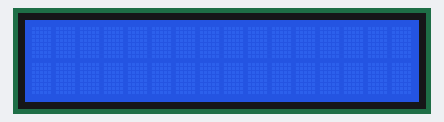
Recording of a sketch running on a simulated Arduino Uno, built with avr-gcc and run on an emulated ATmega328P. Parts: 16×2 character LCD.

Above: at 0.1 s.
At 0.6 s:
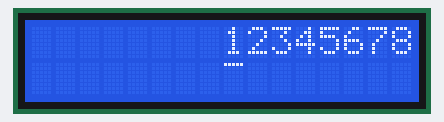
At 1.1 s:
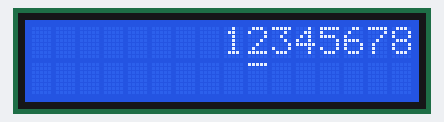
At 2.1 s:
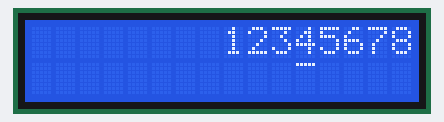
At 3.1 s:
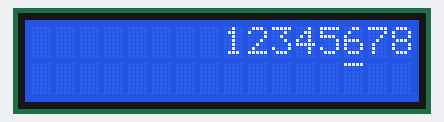
At 4.1 s:
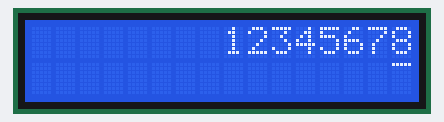

Measured:
- by itself, everything shown: repeats every 4.0 s, in 8 steps
- what the display in image 1 shows lasts 0.5 s, from 0.6 s to 1.1 s

The sketch:

define_char.ino
```cpp
#include <LiquidCrystal.h>

LiquidCrystal lcd(7, 8, 9, 10, 11, 12);

byte smiley[8] = {
  B00000,
  B10001,
  B00000,
  B00000,
  B10001,
  B01110,
  B00000,
};

byte inv_smiley[8] = {
  B11111,
  B01110,
  B11111,
  B11111,
  B01110,
  B10001,
  B11111,
};

byte underline[8] = {0x1f,0x0,0x0,0x0,0x0,0x0,0x0};


void setup()
{
  lcd.begin(16, 2);
  lcd.createChar(0, underline);
}

void show_frequency(long freq, int selected)
{

}

void loop()
{
  static int selected = 1;

//  lcd.clear();
  delay(500);

  lcd.setCursor(8, 0);
  for (int i = 1; i < 9; ++i)
  {
     lcd.write(i + '0');
  }
  lcd.setCursor(8, 1);
  for (int i = 1; i < 9; ++i)
  {
    if (i == selected)
      lcd.write(byte(0));
    else
      lcd.write(" ");
  }

  // move selection to next character
  if (++selected > 8)
      selected = 1;
}
```
